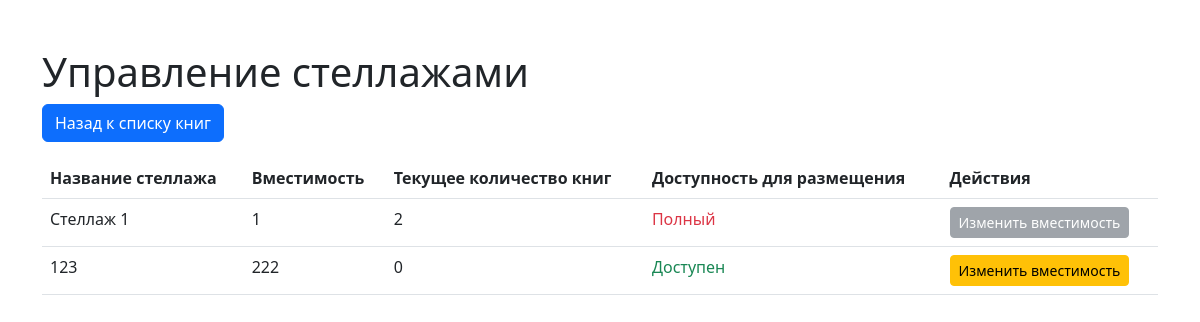
/manage_shelves/, run on an earlier commit of the app's database.
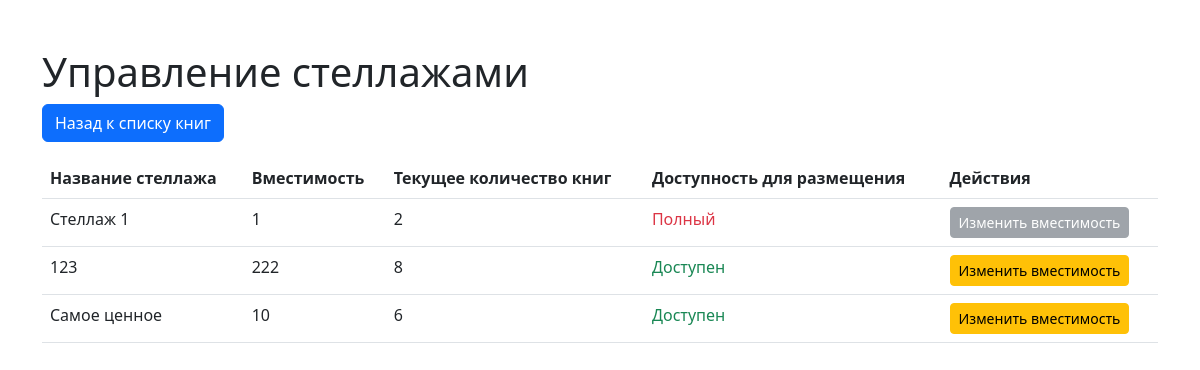
And on a later commit of the database.
### bookstore/models.py (models this page shows, shortened)
class Shelf(models.Model):
    name = models.CharField(max_length=100, unique=True, verbose_name="Название стеллажа")
    capacity = models.PositiveIntegerField(verbose_name="Вместимость стелажа")
    current_occupation = models.IntegerField(default=0, verbose_name="Текущее количество книг")
    def is_full(self):
        return self.current_occupation >= self.capacity
    class Meta:
        verbose_name = "Стелаж"
        verbose_name_plural = "Стелажи"

### bookstore/views.py (the view)
# urls.py: path('manage_shelves/', views.manage_shelves, name='manage_shelves'),
def manage_shelves(request):
    shelves = Shelf.objects.all()  # Получаем все стеллажи
    return render(request, 'bookstore/manage_shelves.html', {'shelves': shelves})

### templates/bookstore/manage_shelves.html (shortened to what this page needs)
<!DOCTYPE html>
<html lang="en">
<head>
    <link rel="stylesheet" href="https://cdn.jsdelivr.net/npm/bootstrap@5.3.0/dist/css/bootstrap.min.css">
</head>
<body>
    <div class="container mt-5">
        <h1>Управление стеллажами</h1>
        <a href="{% url 'book_list' %}" class="btn btn-primary mb-3">Назад к списку книг</a>
        <table class="table">
            <thead>
                <tr>
                    <th>Название стеллажа</th>
                    <th>Вместимость</th>
                    <th>Текущее количество книг</th>
                    <th>Доступность для размещения</th>
                    <th>Действия</th>
                </tr>
            </thead>
            <tbody>
                {% for shelf in shelves %}
                    <tr>
                        <td>{{ shelf.name }}</td>
                        <td>{{ shelf.capacity }}</td>
                        <td>{{ shelf.current_occupation }}</td>
                        <td>
                            {% if shelf.is_full %}
                                <span class="text-danger">Полный</span>
                            {% else %}
                                <span class="text-success">Доступен</span>
                            {% endif %}
                        </td>
                        <td>
                            {% if not shelf.is_full %}
                                <a href="{% url 'edit_shelf' shelf.id %}" class="btn btn-warning btn-sm">Изменить вместимость</a>
                            {% else %}
                                <button class="btn btn-secondary btn-sm" disabled>Изменить вместимость</button>
                            {% endif %}
                        </td>
                    </tr>
                {% endfor %}
            </tbody>
        </table>
    </div>
</body>
</html>

What changed in the data, as far as the page shows it:
changed Shelf (number 2 of 3 on the later page): current_occupation "0" → "8"
added Shelf: name "Самое ценное", capacity "10", current_occupation "6", shows "Доступен", shows "Изменить вместимость"
